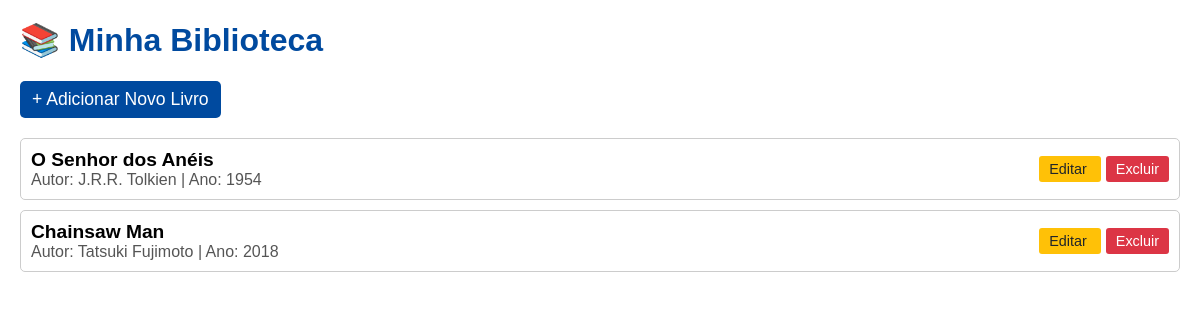
Before: / with the older database file.
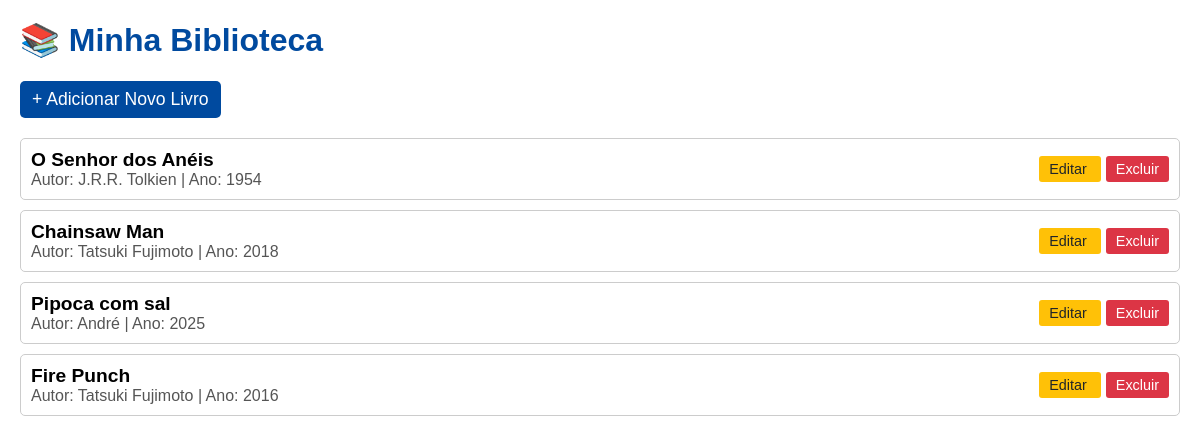
After: the same page with the newer database file.
### tables this page shows
CREATE TABLE livros(
            id INTEGER NOT NULL PRIMARY KEY AUTOINCREMENT,
            titulo TEXT NOT NULL,
            autor TEXT NOT NULL,
            ano INTEGER NOT NULL
        , genero TEXT);

### Python&Sqlite/app.py (the view)
@app.route('/')
def index():
    conexao = sqlite3.connect('biblioteca.db')
    conexao.row_factory = sqlite3.Row
    cursor = conexao.cursor()
    cursor.execute("SELECT * FROM livros")
    dados = cursor.fetchall()
    conexao.close()
    return render_template('index.html', livros=dados)

### Python&Sqlite/templates/index.html (shortened to what this page needs)
<!DOCTYPE html>
<html lang="pt-br">
<head>
</head>
<body>
    <h1>📚 Minha Biblioteca</h1>
    <a href="/adicionar" class="btn-adicionar">+ Adicionar Novo Livro</a>
    {% for livro in livros %}
        <div class="livro">
            <div>
                <div class="livro-titulo">{{ livro['titulo'] }}</div>
                <div class="livro-info">
                    Autor: {{ livro['autor'] }} | Ano: {{ livro['ano'] }}
                </div>
            </div>
            <div class="livro-botoes">
                <a href="{{ url_for('editar', id=livro['id']) }}"
                   class="btn-editar">
                   Editar
                </a>
                <a href="{{ url_for('excluir', id=livro['id']) }}"
                   class="btn-excluir"
                   onclick="return confirm('Tem certeza que deseja excluir este livro?');">
                   Excluir
                </a>
            </div>
        </div>
    {% else %}
        <p>Nenhum livro encontrado no banco de dados.</p>
    {% endfor %}
</body>
</html>

### Python&Sqlite/templates/index.html (style rules this page uses)
body { font-family: Arial, sans-serif; margin: 20px; }
h1 { color: #004a9f; }
a.btn-adicionar { font-size: 1.1em; margin-bottom: 20px; display: inline-block; background-color: #004a9f; color: white; padding: 8px 12px; text-decoration: none; border-radius: 5px; }
.livro { border: 1px solid #ccc; padding: 10px; margin-bottom: 10px; border-radius: 5px; display: flex; justify-content: space-between; align-items: center; }
.livro-titulo { font-size: 1.2em; font-weight: bold; }
.livro-info { color: #555; }
.livro-botoes a { text-decoration: none; color: white; padding: 5px 10px; border-radius: 3px; margin-left: 5px; font-size: 0.9em; }
a.btn-editar { background-color: #ffc107; color: #212529; }
a.btn-excluir { background-color: #dc3545; }

Changed rows visible on the page:
added livros: titulo "Pipoca com sal", autor "André", ano "2025"
added livros: titulo "Fire Punch", autor "Tatsuki Fujimoto", ano "2016"
